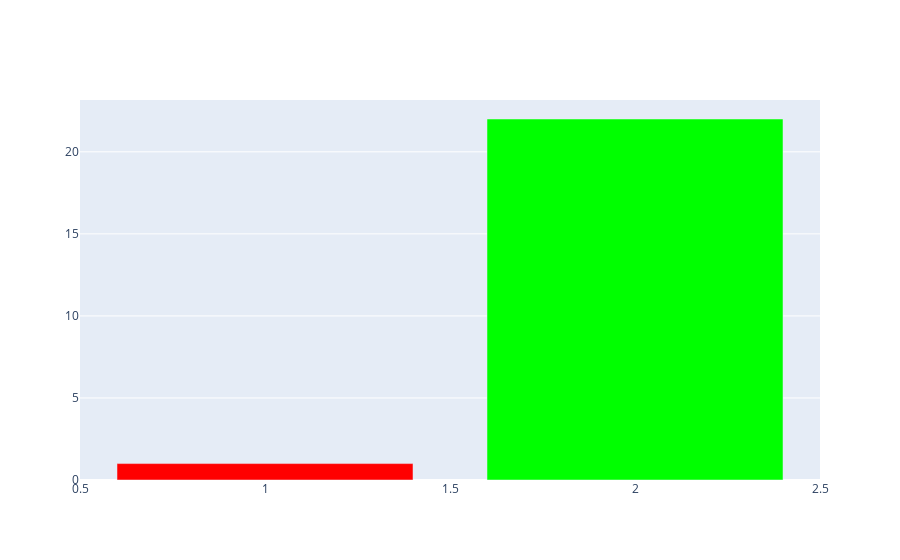

Here is the notebook cell this chart was saved with:
### Code cell
trace=go.Bar(
    x=[1,2],
    y=[1,22],
    marker=dict(
        color=["#FF0000", "#00FF00"],
    )
)
data=[trace]
py.iplot(data)

### Figure 1 — Plotly figure (JSON) as saved in the notebook; plotly's stock layout.template omitted (floating-point values rounded to 4 significant figures)
{"data": [{"marker": {"color": ["#FF0000", "#00FF00"]}, "type": "bar", "x": [1, 2], "y": [1, 22]}], "layout": {}}
